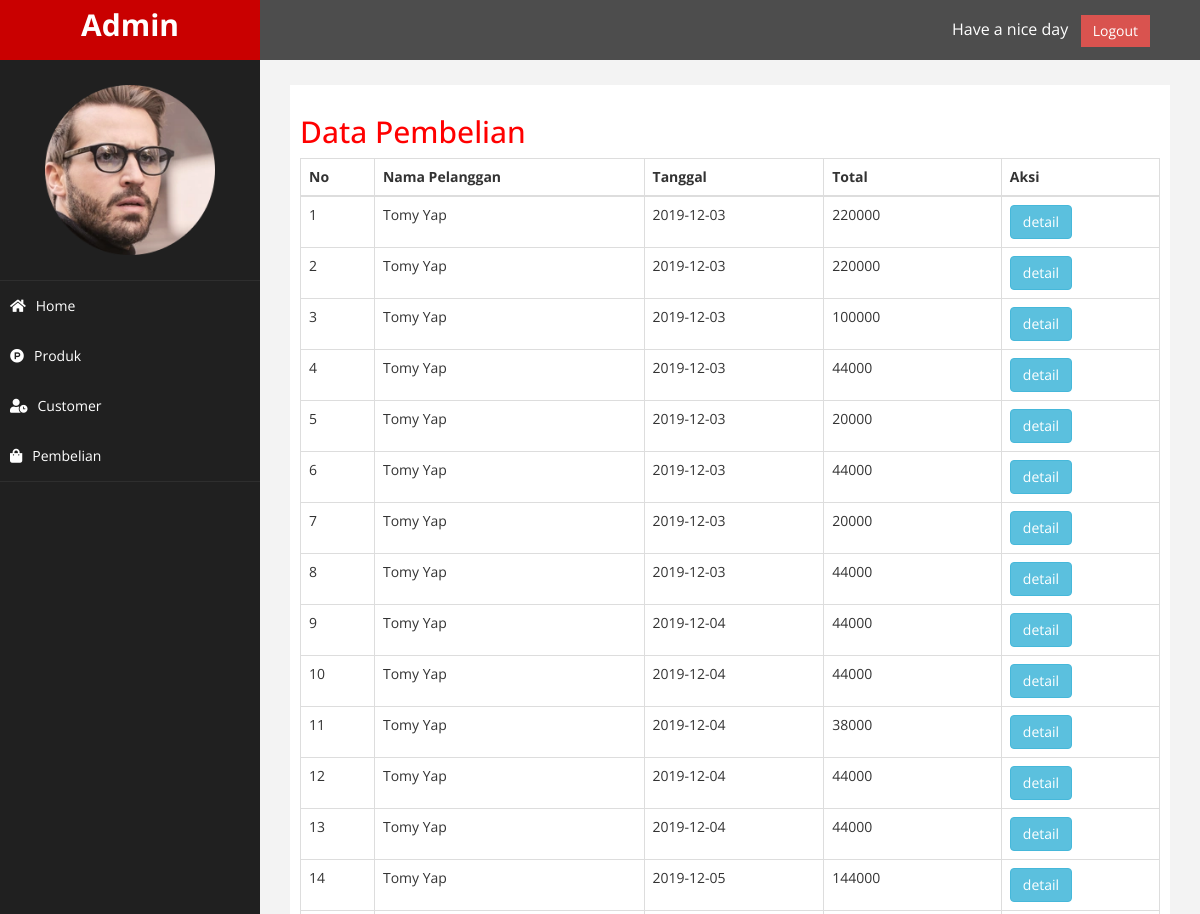
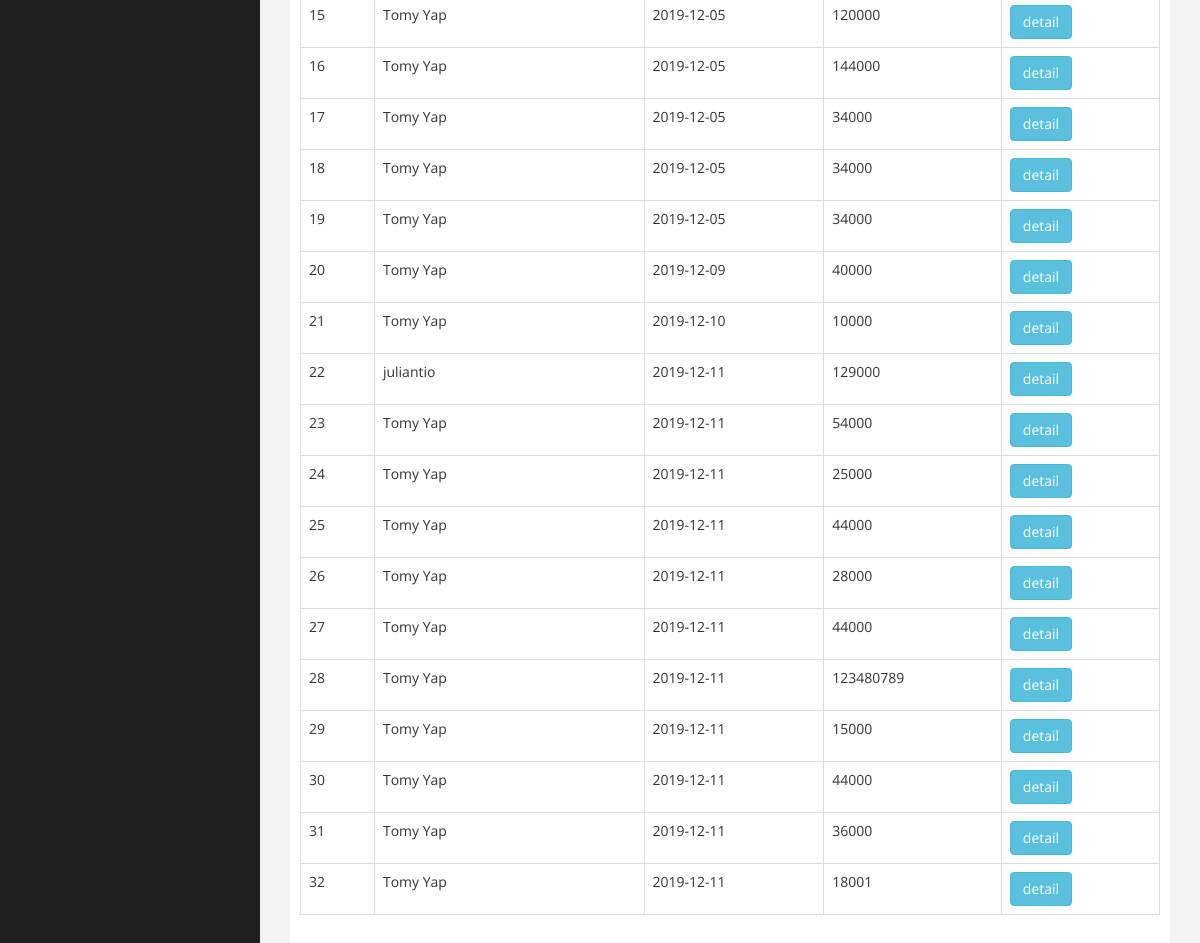
The app's page /sinititip/admin/index.php?halaman=pembelian (signed in) with its own data (2 pictures, top to bottom).
### tables this page shows
CREATE TABLE `pembelian` (
  `id_pembelian` int(11) NOT NULL,
  `id_customer` int(11) NOT NULL,
  `id_ongkir` int(11) NOT NULL,
  `tanggal_pembelian` date NOT NULL,
  `total_pembelian` int(11) NOT NULL,
  `nama_kota` varchar(100) NOT NULL,
  `tarif` int(11) NOT NULL,
  `alamat_pengiriman` text NOT NULL
);

CREATE TABLE `customer` (
  `id_customer` int(11) NOT NULL,
  `email_customer` varchar(100) NOT NULL,
  `password_customer` varchar(50) NOT NULL,
  `nama_customer` varchar(100) NOT NULL,
  `contact` varchar(25) NOT NULL
);

### sinititip/admin/pembelian.php (the view, shortened to what this page needs)
<h2>Data Pembelian</h2>
<link rel="stylesheet" href="assets/css/table.css">
<div class="table-responsive">
<table class="table table-bordered">
	<thead>
		<tr>
			<th>No</th>
			<th>Nama Pelanggan</th>
			<th>Tanggal	</th>
			<th>Total</th>
			<th>Aksi</th>
		</tr>
	</thead>
	<tbody>
		<?php $nomor=1; ?>
		<?php $ambil = $koneksi->query("SELECT * FROM pembelian JOIN customer ON pembelian.id_customer=customer.id_customer"); ?>
		<?php while($pecah = $ambil->fetch_assoc()){ ?>
		<tr>
			<td><?php echo $nomor; ?></td>
			<td><?php echo $pecah['nama_customer']; ?></td>
			<td><?php echo $pecah['tanggal_pembelian']; ?></td>
			<td><?php echo $pecah['total_pembelian']; ?></td>
			<td>
				<a href="index.php?halaman=detail&id=<?php echo $pecah['id_pembelian']; ?>" class="btn btn-info">detail</a>
			</td>
		</tr>
		<?php $nomor++; ?>
		<?php } ?>
	</tbody>
</table>
</div>

### sinititip/admin/index.php (shortened to what this page needs)
 <?php
$koneksi = new mysqli("localhost", "root", "", "sinititip");
?>
<!DOCTYPE html>
<html xmlns="http://www.w3.org/1999/xhtml">
<head>
    <link href="assets/css/bootstrap.css" rel="stylesheet" />
    <link href="assets/css/font-awesome.css" rel="stylesheet" />
    <link href="assets/js/morris/morris-0.4.3.min.css" rel="stylesheet" />
    <link href="assets/css/custom.css" rel="stylesheet" />
    <link rel="stylesheet" href="https://use.fontawesome.com/releases/v5.7.0/css/all.css">
    <link rel="stylesheet" href="animate.css" >
</head>
<body>
    <div id="wrapper">
        <nav class="navbar navbar-default navbar-cls-top " role="navigation" style="margin-bottom: 0">
            <div class="navbar-header">
                <a class="navbar-brand" href="index.php">Admin</a>
            </div>
  <div style="color: white;
padding: 15px 50px 5px 50px;
float: right;
font-size: 16px;"> Have a nice day &nbsp; <a href="index.php?halaman=logout" class="btn btn-danger square-btn-adjust">Logout</a> </div>
        </nav>
        <nav class="navbar-default navbar-side" role="navigation">
            <div class="sidebar-collapse">
                <ul class="nav fixed-left" id="main-menu">
        				    <li class="text-center">
                        <img src="assets/img/profile.png" class="user-image img-responsive"/>
        					  </li>
                    <li>
                        <a href="index.php"><i class="fas fa-home"></i>Home</a>
                        <a href="index.php?halaman=produk"><i class="fab fa-product-hunt"></i>Produk</a>
                        <a href="index.php?halaman=customer"><i class="fas fa-user-clock"></i>Customer</a>
                        <a href="index.php?halaman=pembelian"><i class="fas fa-shopping-bag"></i>Pembelian</a>
                    </li>
                </ul>
            </div>
        </nav>
        <div id="page-wrapper" >
            <div id="page-inner">
                <?php
                    if (isset($_GET['halaman']))
                    {
                        if ($_GET['halaman'] == "produk")
                        {
                            include 'produk.php' ;
                        }
                        elseif ($_GET['halaman'] == "customer")
                        {
                            include 'customer.php' ;
                         }
                         elseif ($_GET['halaman'] == "pembelian")
                        {
                            include 'pembelian.php' ;
                         }
                         elseif ($_GET['halaman'] == "detail")
                        {
                            include 'detail.php' ;
                        }
                         elseif ($_GET['halaman'] == "tambahproduk")
                        {
                            include 'tambahproduk.php' ;
                        }
                        elseif ($_GET['halaman'] == "hapusproduk")
                        {
                            include 'hapusproduk.php' ;
                        }
                        elseif ($_GET['halaman'] == "ubahproduk")
                        {
                            include 'ubahproduk.php' ;
                        }
                        elseif ($_GET['halaman'] == "logout")
                        {
                            include 'logout.php' ;
                        }
                    }
                    else
                    {
                        include 'home.php' ;
                    }
                 ?>
            </div>
            </div>
        </div>
</body>
</html>

### sinititip/admin/assets/css/custom.css (style rules this page uses)
body { font-family: 'Open Sans', sans-serif; }
#wrapper { width: 100%; background:#202020; }
#page-wrapper { padding: 15px 15px; min-height: 600px; background:#F3F3F3; }
#page-inner { width:100%; margin:10px 20px 10px 0px; background-color:#fff!important; padding:10px; min-height:1200px; }
.text-center { text-align:center; }
h2 { color: #f00; }
.square-btn-adjust { border: 0px solid transparent; -webkit-border-radius: 0px; -moz-border-radius: 0px; border-radius: 0px; }
.user-image { margin: 25px auto; -webkit-border-radius: 10px; -moz-border-radius: 10px; border-radius: 10px; max-height:170px; max-width:170px; }
.navbar-cls-top .navbar-brand { color: #fff; background: #C90000; width: 260px; text-align: center; height: 60px; font-size: 30px; font-weight: 700; }
.sidebar-collapse , .sidebar-collapse .nav { background:none; }
.sidebar-collapse .nav { padding:0; }
.sidebar-collapse .nav > li > a { color:#fff; background:#202020; text-shadow:none; }
.sidebar-collapse > .nav > li > a { padding:15px 10px; }
.sidebar-collapse > .nav > li { border-bottom: 1px solid rgba(107, 108, 109, 0.19); }
.navbar-side { border:none; background-color: #202020; }
.navbar-cls-top { background:#4D4D4D; border-bottom:none; }
.navbar-default { border:0px solid black; }
.navbar-header { background: #A70303; }
.nav > li > a > i { margin-right:10px; }
@media (min-width:768px) { #page-wrapper { margin: 0 0 0 260px; padding: 15px 30px; min-height: 1200px; } }
@media (min-width:768px) { .navbar-side { z-index: 1; position: absolute; width: 260px; } }
@media (min-width:768px) { .navbar { border-radius: 0px; } }

### records on screen
pembelian: id_customer.nama_customer "Tomy Yap", tanggal_pembelian "2019-12-03", total_pembelian "220000"
pembelian: id_customer.nama_customer "Tomy Yap", tanggal_pembelian "2019-12-03", total_pembelian "220000"
pembelian: id_customer.nama_customer "Tomy Yap", tanggal_pembelian "2019-12-03", total_pembelian "100000"
pembelian: id_customer.nama_customer "Tomy Yap", tanggal_pembelian "2019-12-03", total_pembelian "44000"
pembelian: id_customer.nama_customer "Tomy Yap", tanggal_pembelian "2019-12-03", total_pembelian "20000"
pembelian: id_customer.nama_customer "Tomy Yap", tanggal_pembelian "2019-12-03", total_pembelian "44000"
pembelian: id_customer.nama_customer "Tomy Yap", tanggal_pembelian "2019-12-03", total_pembelian "20000"
pembelian: id_customer.nama_customer "Tomy Yap", tanggal_pembelian "2019-12-03", total_pembelian "44000"
pembelian: id_customer.nama_customer "Tomy Yap", tanggal_pembelian "2019-12-04", total_pembelian "44000"
pembelian: id_customer.nama_customer "Tomy Yap", tanggal_pembelian "2019-12-04", total_pembelian "44000"
pembelian: id_customer.nama_customer "Tomy Yap", tanggal_pembelian "2019-12-04", total_pembelian "38000"
pembelian: id_customer.nama_customer "Tomy Yap", tanggal_pembelian "2019-12-04", total_pembelian "44000"
pembelian: id_customer.nama_customer "Tomy Yap", tanggal_pembelian "2019-12-04", total_pembelian "44000"
pembelian: id_customer.nama_customer "Tomy Yap", tanggal_pembelian "2019-12-05", total_pembelian "144000"
pembelian: id_customer.nama_customer "Tomy Yap", tanggal_pembelian "2019-12-05", total_pembelian "120000"
pembelian: id_customer.nama_customer "Tomy Yap", tanggal_pembelian "2019-12-05", total_pembelian "144000"
pembelian: id_customer.nama_customer "Tomy Yap", tanggal_pembelian "2019-12-05", total_pembelian "34000"
pembelian: id_customer.nama_customer "Tomy Yap", tanggal_pembelian "2019-12-05", total_pembelian "34000"
pembelian: id_customer.nama_customer "Tomy Yap", tanggal_pembelian "2019-12-05", total_pembelian "34000"
pembelian: id_customer.nama_customer "Tomy Yap", tanggal_pembelian "2019-12-09", total_pembelian "40000"
pembelian: id_customer.nama_customer "Tomy Yap", tanggal_pembelian "2019-12-10", total_pembelian "10000"
pembelian: id_customer.nama_customer "juliantio", tanggal_pembelian "2019-12-11", total_pembelian "129000"
pembelian: id_customer.nama_customer "Tomy Yap", tanggal_pembelian "2019-12-11", total_pembelian "54000"
pembelian: id_customer.nama_customer "Tomy Yap", tanggal_pembelian "2019-12-11", total_pembelian "25000"
pembelian: id_customer.nama_customer "Tomy Yap", tanggal_pembelian "2019-12-11", total_pembelian "44000"
pembelian: id_customer.nama_customer "Tomy Yap", tanggal_pembelian "2019-12-11", total_pembelian "28000"
pembelian: id_customer.nama_customer "Tomy Yap", tanggal_pembelian "2019-12-11", total_pembelian "44000"
pembelian: id_customer.nama_customer "Tomy Yap", tanggal_pembelian "2019-12-11", total_pembelian "123480789"
pembelian: id_customer.nama_customer "Tomy Yap", tanggal_pembelian "2019-12-11", total_pembelian "15000"
pembelian: id_customer.nama_customer "Tomy Yap", tanggal_pembelian "2019-12-11", total_pembelian "44000"
pembelian: id_customer.nama_customer "Tomy Yap", tanggal_pembelian "2019-12-11", total_pembelian "36000"
pembelian: id_customer.nama_customer "Tomy Yap", tanggal_pembelian "2019-12-11", total_pembelian "18001"
